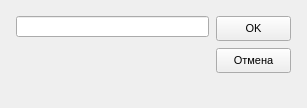
<?xml version="1.0" encoding="UTF-8"?>
<ui version="4.0">
  <class>SectionDialog</class>
  <widget class="QWidget" name="SectionDialog">
    <property name="geometry">
      <rect>
        <x>0</x>
        <y>0</y>
        <width>307</width>
        <height>108</height>
      </rect>
    </property>
    <property name="windowTitle">
      <string>Идентификатор секции</string>
    </property>
    <property name="font">
      <font>
        <family>MS Sans Serif</family>
        <pointsize>8</pointsize>
      </font>
    </property>
    <widget class="QLineEdit" name="Edit1">
      <property name="geometry">
        <rect>
          <x>16</x>
          <y>16</y>
          <width>193</width>
          <height>21</height>
        </rect>
      </property>
      <property name="text">
        <string/>
      </property>
    </widget>
    <widget class="QPushButton" name="Button1">
      <property name="geometry">
        <rect>
          <x>216</x>
          <y>16</y>
          <width>75</width>
          <height>25</height>
        </rect>
      </property>
      <property name="windowTitle">
        <string>OK</string>
      </property>
      <property name="text">
        <string>OK</string>
      </property>
    </widget>
    <widget class="QPushButton" name="Button2">
      <property name="geometry">
        <rect>
          <x>216</x>
          <y>48</y>
          <width>75</width>
          <height>25</height>
        </rect>
      </property>
      <property name="windowTitle">
        <string>Отмена</string>
      </property>
      <property name="text">
        <string>Отмена</string>
      </property>
    </widget>
  </widget>
  <resources/>
  <connections/>
</ui>
